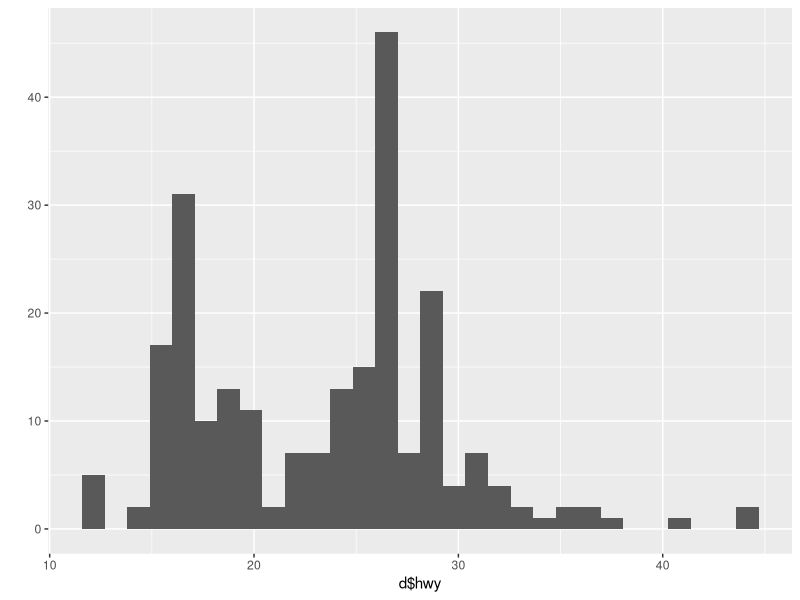
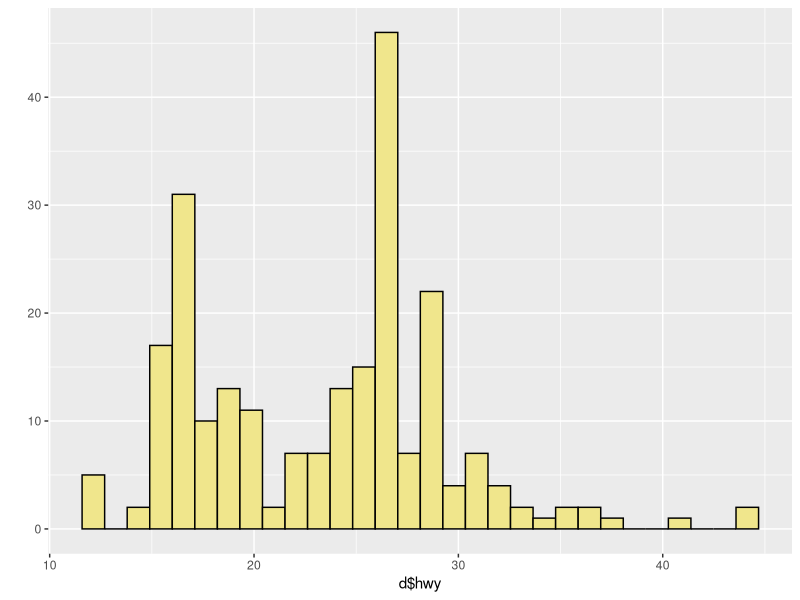
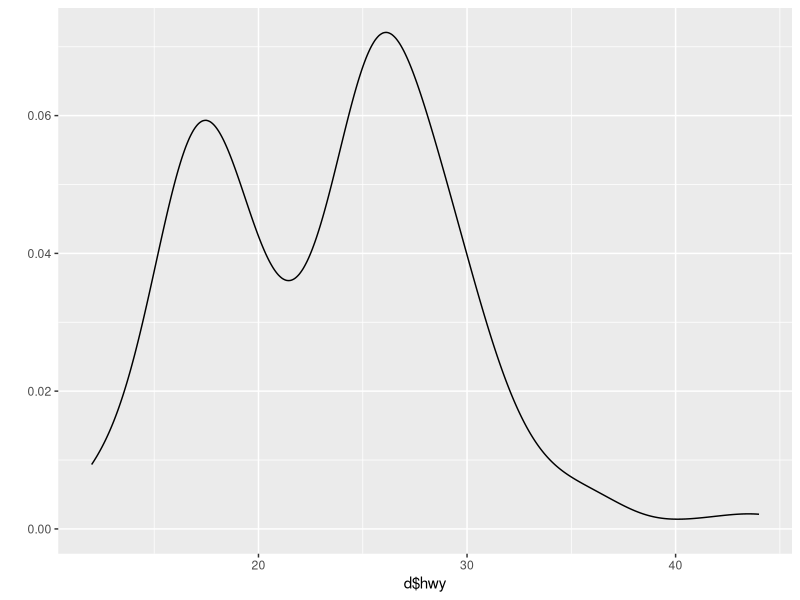
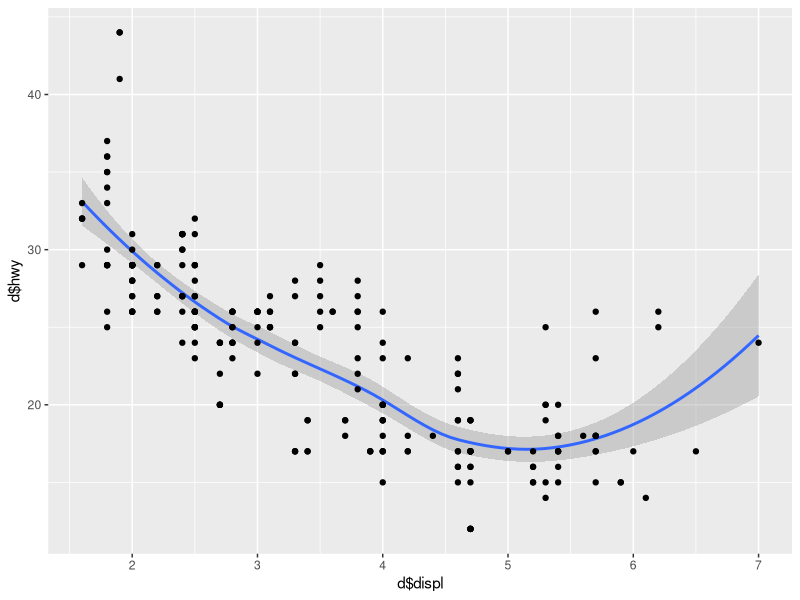
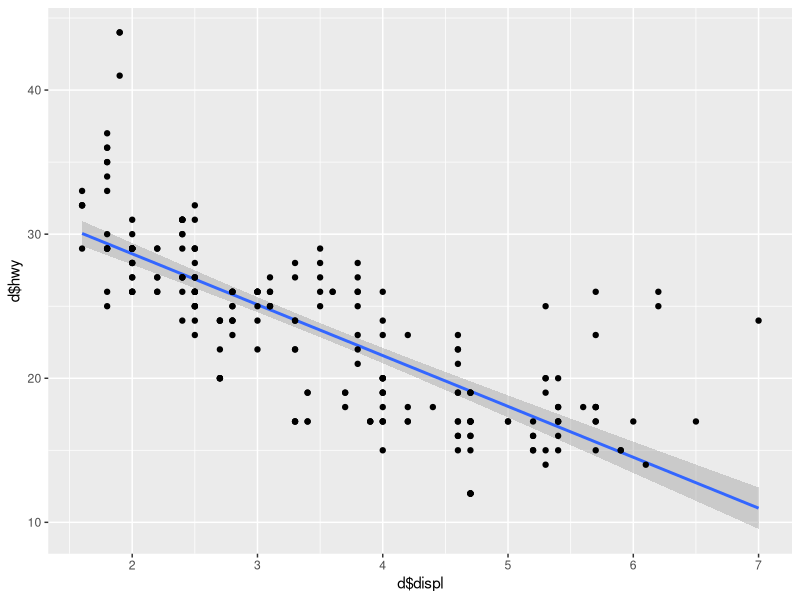
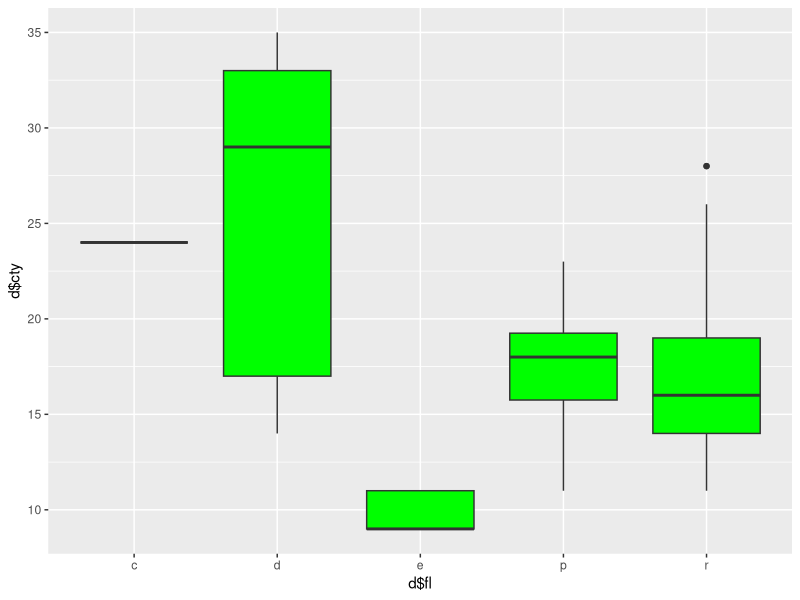
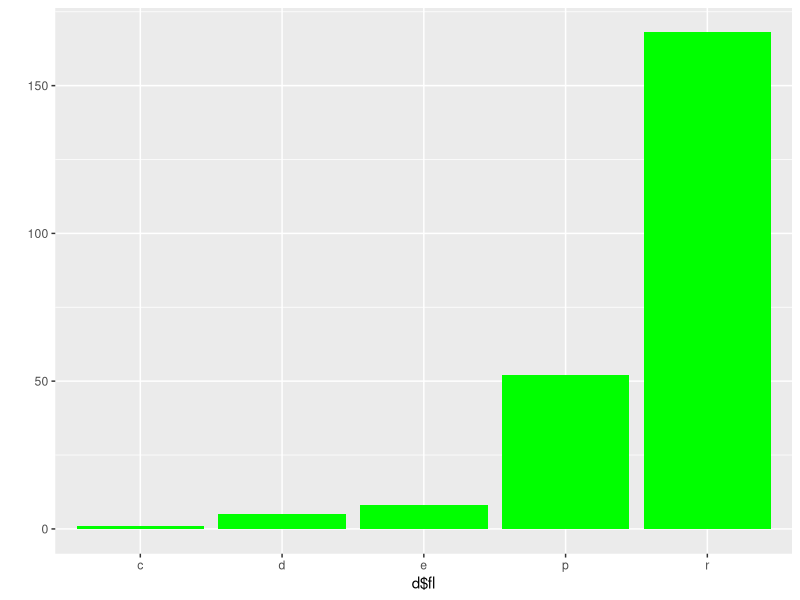
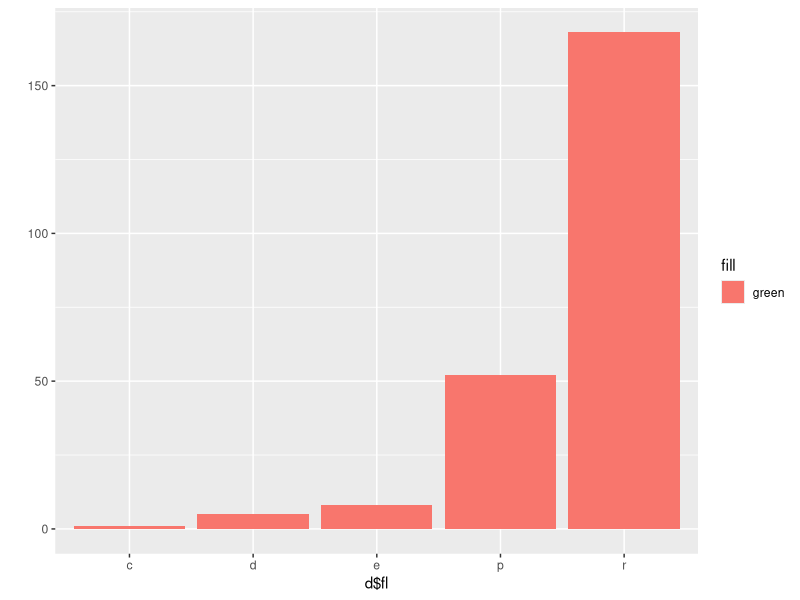

Generate these figures, in order, with R:
# ggplot graphics
#5 April 2018
#DMH

# preliminaries
library(ggplot2)
library(ggthemes)
library(patchwork)
library(TeachingDemos)
char2seed("10th Avenue Freeze-Out")
d <- mpg
str(d)

#qplots for use while coding

#basic histogram
qplot(x=d$hwy)
qplot(x=d$hwy,fill=I("khaki"),color=I("black"))
#I means leaves as is; fill refers to inside, color refers to line

#density plot
qplot(x=d$hwy,geom="density")
qplot(x=d$displ,y=d$hwy,geom=c("smooth","point"))

#linear regression
qplot(x=d$displ,y=d$hwy,geom=c("smooth","point"),method="lm")

#basic boxplot
qplot(x=d$fl,y=d$cty,geom="boxplot",fill=I("green"))

# basic barplot - a character string variable indicating different types/groups - pulling out counts of those groups
qplot(x=d$fl,geom="bar",fill=I("green"))

#common mistake:
qplot(x=d$fl,geom="bar",fill="green")
#illustrates distinction between setting and mapping a variable - this maps a variable, qplot misinterprets this, what comes after fill needs to be mapped on bars

# plotting curves and functions

myVec <- seq(1,100,by=0.1)
myFunc <- function(x) sin(x) + 0.1*x

# plot built in functions
qplot(x=myVec,y=sin(myVec),geom="line")
# line geom draws a straight line but this looks curved because it is so many points

#plot density distributions for probability functions
qplot(x=myVec,y=dgamma(myVec,shape=5,scale=3),geom="line")

# plot user-defined functions
qplot(x=myVec,y=myFunc(myVec),geom="line")

#-----------------------------
p1 <- ggplot(data=d,mapping=aes(x=displ,y=cty)) + geom_point()
print(p1)

p1 + theme_classic() #gets rid of background

p1 + theme_linedraw() #black frame around the plot with gridlines

p1 + theme_dark() #good with bright points

p1 + theme_base() # looks like base Rx

p1 + theme_par() # uses current par setting

p1 + theme_economist()

p1 + theme_void() # shows only data

p1 + theme_solarized()

p1 + theme_fivethirtyeight()

p1 + theme_pander()

p1 + theme_tufte()
p1
p1 + theme_few()

# major theme modifications - use theme parameters to modify font and font size
p1 + theme_classic(base_size=30,base_family="sans serif")

p2 <- ggplot(data=d,mapping=aes(x=fl,fill=fl)) + geom_bar()
p2

#flip the two coordinate axes
p2 + coord_flip() + theme_grey(base_size=20,base_family="Courier")

# minor theme modifications
p1 <- ggplot(data=d,mapping=aes(x=displ,y=cty)) + geom_point(size=5,shape=21,color="black",fill="coral")
p1
p1 <- ggplot(data=d,mapping=aes(x=displ,y=cty)) + geom_point(size=5,shape=21,color="black",fill="coral") + ggtitle("My Graph Title is Awesome")+ xlab("My x axis label") + ylab("My y axis label") + xlim(0,4) + ylim(0,20)
p1

#graph 1
g1 <- ggplot(data=d, mapping=aes(x=displ,y=cty)) + 
  geom_point() +
  geom_smooth()
print(g1)

#graph 2
g2 <- ggplot(data=d,mapping=aes(x=fl,fill=I("tomato"),color=I("black"))) + geom_bar(stat="count") + theme(legend.position="none")
print(g2)             
